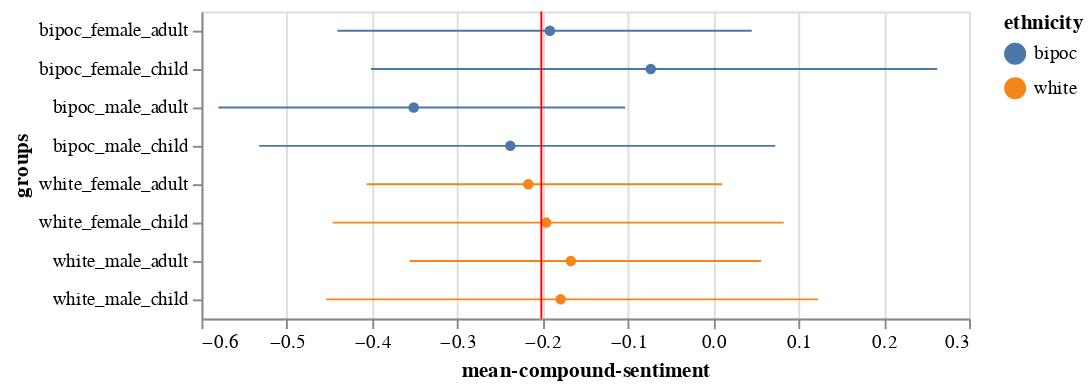

The notebook cell this image was saved under:
### Code cell
(error_bars + points + rule)

### Figure 1 — Vega-Lite specification as saved in the notebook (floating-point values rounded to 4 significant figures; data arrays with more than 128 entries replaced by an {"elided": "..."} marker saying what was removed)
{"config": {"view": {"continuousWidth": 400, "continuousHeight": 300}}, "layer": [{"mark": {"type": "errorbar", "extent": "ci"}, "encoding": {"color": {"type": "nominal", "field": "ethnicity"}, "x": {"type": "quantitative", "field": "mean-compound", "scale": {"zero": false}, "title": "mean-compound-sentiment"}, "y": {"type": "nominal", "field": "groups"}}}, {"mark": {"type": "point", "color": "black", "filled": true}, "encoding": {"color": {"type": "nominal", "field": "ethnicity"}, "x": {"type": "quantitative", "aggregate": "mean", "field": "mean-compound", "title": "mean-compound-sentiment"}, "y": {"type": "nominal", "field": "groups"}}}, {"mark": {"type": "rule", "color": "red"}, "encoding": {"x": {"type": "quantitative", "aggregate": "mean", "field": "mean-compound"}}}], "data": {"name": "data-6212796de0ecac6c63051dd9e0c8449c"}, "$schema": "https://vega.github.io/schema/vega-lite/v4.8.1.json", "datasets": {"data-6212796de0ecac6c63051dd9e0c8449c": {"elided": "192 records"}}}
